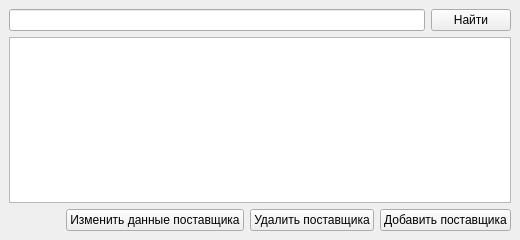
<?xml version="1.0" encoding="UTF-8"?>
<ui version="4.0">
 <class>Suppliers</class>
 <widget class="QMainWindow" name="Suppliers">
  <property name="geometry">
   <rect>
    <x>0</x>
    <y>0</y>
    <width>520</width>
    <height>240</height>
   </rect>
  </property>
  <property name="windowTitle">
   <string>Поставщики</string>
  </property>
  <widget class="QWidget" name="centralwidget">
   <layout class="QGridLayout" name="gridLayout">
    <item row="3" column="0">
     <layout class="QHBoxLayout" name="horizontalLayout_2">
      <item>
       <spacer name="horizontalSpacer">
        <property name="orientation">
         <enum>Qt::Horizontal</enum>
        </property>
        <property name="sizeHint" stdset="0">
         <size>
          <width>40</width>
          <height>20</height>
         </size>
        </property>
       </spacer>
      </item>
      <item>
       <widget class="QPushButton" name="pushButton_2">
        <property name="text">
         <string>Изменить данные поставщика</string>
        </property>
       </widget>
      </item>
      <item>
       <widget class="QPushButton" name="pushButton_3">
        <property name="text">
         <string>Удалить поставщика</string>
        </property>
       </widget>
      </item>
      <item>
       <widget class="QPushButton" name="pushButton">
        <property name="text">
         <string>Добавить поставщика</string>
        </property>
       </widget>
      </item>
     </layout>
    </item>
    <item row="0" column="0">
     <layout class="QHBoxLayout" name="horizontalLayout">
      <item>
       <widget class="QLineEdit" name="lineEdit"/>
      </item>
      <item>
       <widget class="QPushButton" name="pushButton_4">
        <property name="text">
         <string>Найти</string>
        </property>
       </widget>
      </item>
     </layout>
    </item>
    <item row="1" column="0">
     <widget class="QTableView" name="tableView">
      <property name="selectionMode">
       <enum>QAbstractItemView::SingleSelection</enum>
      </property>
      <property name="selectionBehavior">
       <enum>QAbstractItemView::SelectRows</enum>
      </property>
      <attribute name="horizontalHeaderStretchLastSection">
       <bool>true</bool>
      </attribute>
      <attribute name="verticalHeaderVisible">
       <bool>false</bool>
      </attribute>
     </widget>
    </item>
   </layout>
  </widget>
  <widget class="QMenuBar" name="menuBar">
   <property name="geometry">
    <rect>
     <x>0</x>
     <y>0</y>
     <width>520</width>
     <height>21</height>
    </rect>
   </property>
  </widget>
  <action name="clients_action">
   <property name="text">
    <string>Клиенты</string>
   </property>
  </action>
  <action name="suppliers_action">
   <property name="text">
    <string>Поставщики</string>
   </property>
  </action>
  <action name="products_action">
   <property name="text">
    <string>Продукты</string>
   </property>
  </action>
  <action name="warehouse_action">
   <property name="text">
    <string>Склад</string>
   </property>
  </action>
 </widget>
 <resources/>
 <connections/>
</ui>
